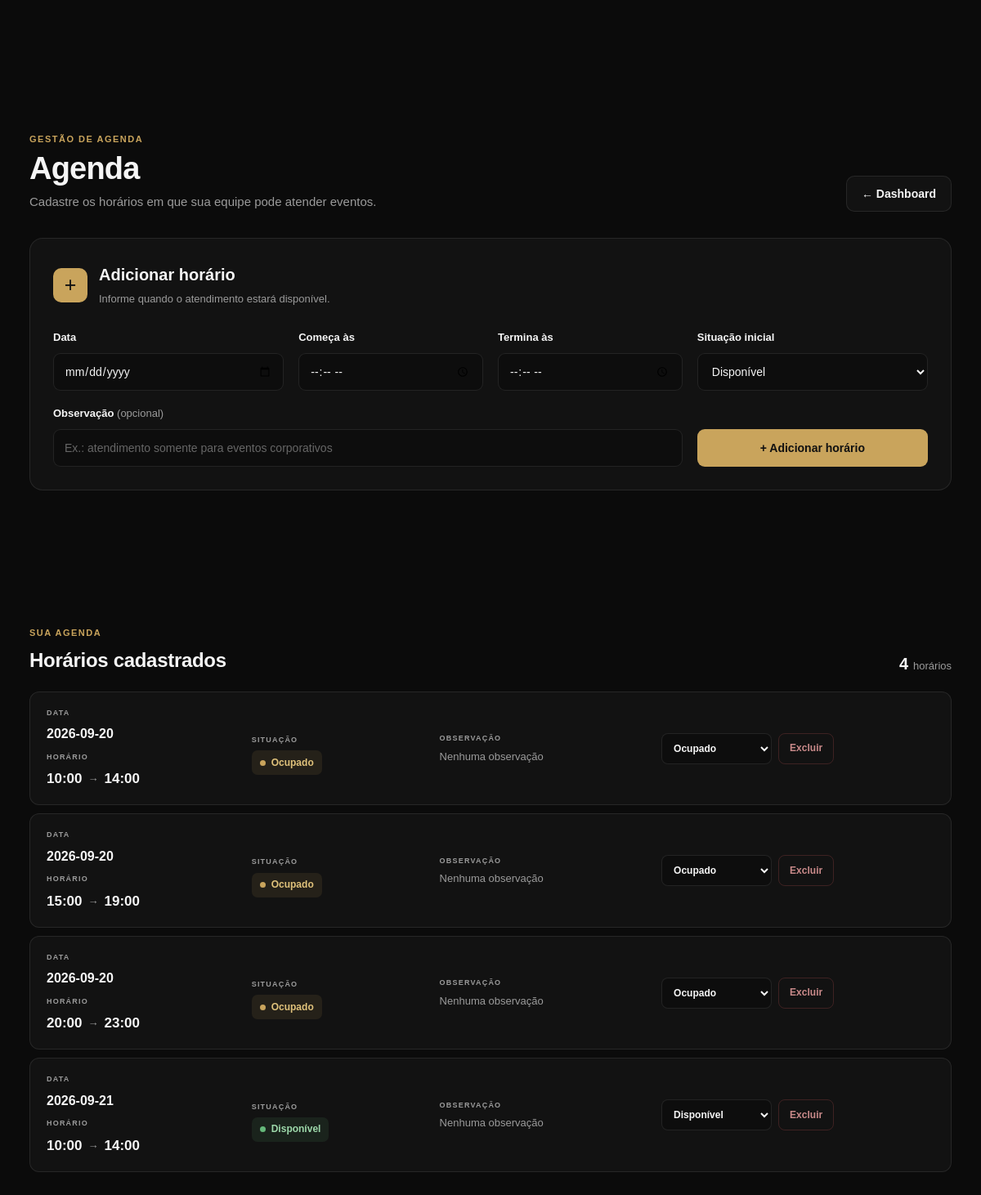
The app's page /admin/agenda/ (signed in), older data.
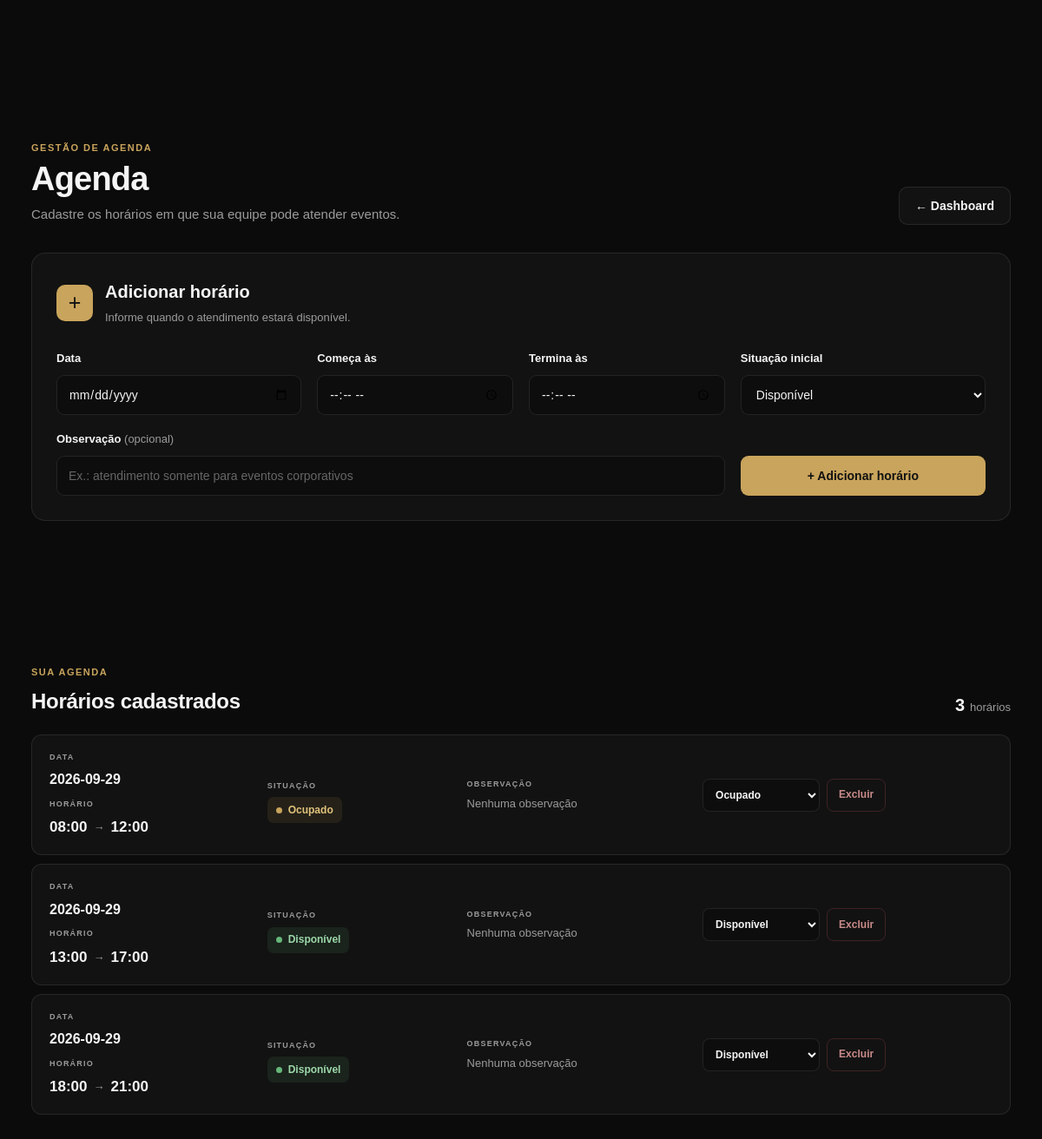
The same page, newer data.
### tables this page shows
CREATE TABLE availability (
            id INTEGER PRIMARY KEY AUTOINCREMENT,
            date TEXT NOT NULL,
            start_time TEXT NOT NULL,
            end_time TEXT NOT NULL,
            status TEXT NOT NULL DEFAULT 'AVAILABLE',
            notes TEXT,
            created_at TIMESTAMP DEFAULT CURRENT_TIMESTAMP,
            updated_at TIMESTAMP DEFAULT CURRENT_TIMESTAMP
        );

### routes/agenda.py (the view)
@agenda_bp.route("/")
@login_required
def agenda():
    connection = get_connection()
    slots = connection.execute("""
        SELECT *
        FROM availability
        WHERE status != 'DELETED'
        ORDER BY date ASC, start_time ASC
    """).fetchall()
    connection.close()
    return render_template(
        "admin/agenda.html",
        slots=slots,
        status_labels=STATUS_LABELS
    )

### auth_utils.py (called while the page is built, shortened)
def login_required(view):
    @wraps(view)
    def wrapped_view(*args, **kwargs):
        return view(*args, **kwargs)
    return wrapped_view

### database/database.py (called while the page is built)
def get_connection():
    connection = sqlite3.connect(DATABASE)
    connection.row_factory = sqlite3.Row
    return connection

### templates/admin/agenda.html (shortened to what this page needs)
{% extends "base.html" %}
{% block extra_css %}
<link rel="stylesheet" href="{{ url_for('static', filename='css/admin.css') }}">
{% endblock %}
{% block content %}
<section class="agenda-page">
    <div class="admin-container">
        <header class="agenda-header-simple">
            <div>
                <span class="agenda-eyebrow">
                    GESTÃO DE AGENDA
                </span>
                <h1>
                    Agenda
                </h1>
                <p>
                    Cadastre os horários em que sua equipe pode atender eventos.
                </p>
            </div>
            <a
                href="{{ url_for('admin.dashboard') }}"
                class="agenda-back-button"
            >
                ← Dashboard
            </a>
        </header>
        <section class="agenda-add-card">
            <div class="agenda-section-title">
                <div class="agenda-section-icon">
                    +
                </div>
                <div>
                    <h2>
                        Adicionar horário
                    </h2>
                    <p>
                        Informe quando o atendimento estará disponível.
                    </p>
                </div>
            </div>
            <form
                action="{{ url_for('agenda.add_slot') }}"
                method="POST"
                class="agenda-add-form"
            >
                <div class="agenda-field">
                    <label for="date">
                        Data
                    </label>
                    <input
                        type="date"
                        id="date"
                        name="date"
                        required
                    >
                </div>
                <div class="agenda-field">
                    <label for="start_time">
                        Começa às
                    </label>
                    <input
                        type="time"
                        id="start_time"
                        name="start_time"
                        required
                    >
                </div>
                <div class="agenda-field">
                    <label for="end_time">
                        Termina às
                    </label>
                    <input
                        type="time"
                        id="end_time"
                        name="end_time"
                        required
                    >
                </div>
                <div class="agenda-field">
                    <label for="status">
                        Situação inicial
                    </label>
                    <select
                        id="status"
                        name="status"
                    >
                        <option value="AVAILABLE">
                            Disponível
                        </option>
                    </select>
                </div>
                <div class="agenda-field agenda-field-note">
                    <label for="notes">
                        Observação
                        <span>(opcional)</span>
                    </label>
                    <input
                        type="text"
                        id="notes"
                        name="notes"
                        placeholder="Ex.: atendimento somente para eventos corporativos"
                    >
                </div>
                <button
                    type="submit"
                    class="agenda-add-button"
                >
                    + Adicionar horário
                </button>
            </form>
        </section>
        <section class="agenda-list-section">
            <div class="agenda-list-heading">
                <div>
                    <span class="agenda-eyebrow">
                        SUA AGENDA
                    </span>
                    <h2>
                        Horários cadastrados
                    </h2>
                </div>
                <div class="agenda-total">
                    <strong>
                        {{ slots|length }}
                    </strong>
                    <span>
                        {% if slots|length == 1 %}
                            horário
                        {% else %}
                            horários
                        {% endif %}
                    </span>
                </div>
            </div>
            {% if slots %}
            <div class="agenda-slots">
                {% for slot in slots %}
                <article
                    class="agenda-slot-card"
                    data-slot-id="{{ slot['id'] }}"
                >
                    <div class="agenda-slot-main">
                        <div class="agenda-slot-date">
                            <span class="agenda-slot-label">
                                DATA
                            </span>
                            <strong>
                                {{ slot["date"] }}
                            </strong>
                        </div>
                        <div class="agenda-slot-time">
                            <span class="agenda-slot-label">
                                HORÁRIO
                            </span>
                            <strong>
                                {{ slot["start_time"] }}
                                <span>→</span>
                                {{ slot["end_time"] }}
                            </strong>
                        </div>
                    </div>
                    <div class="agenda-slot-status">
                        <span class="agenda-slot-label">
                            SITUAÇÃO
                        </span>
                        {% if slot["status"] == "AVAILABLE" %}
                        <span class="agenda-status-badge available">
                            <span class="agenda-status-dot"></span>
                            Disponível
                        </span>
                        {% elif slot["status"] == "BOOKED" %}
                        <span class="agenda-status-badge booked">
                            <span class="agenda-status-dot"></span>
                            Ocupado
                        </span>
                        {% elif slot["status"] == "BLOCKED" %}
                        <span class="agenda-status-badge blocked">
                            <span class="agenda-status-dot"></span>
                            Bloqueado
                        </span>
                        {% elif slot["status"] == "DELETED" %}
                        <span class="agenda-status-badge deleted">
                            <span class="agenda-status-dot"></span>
                            Excluído
                        </span>
                        {% endif %}
                    </div>
                    <div class="agenda-slot-note">
                        <span class="agenda-slot-label">
                            OBSERVAÇÃO
                        </span>
                        <p>
                            {% if slot["notes"] %}
                                {{ slot["notes"] }}
                            {% else %}
                                Nenhuma observação
                            {% endif %}
                        </p>
                    </div>
                    <div class="agenda-slot-actions">
                        <form
                            method="POST"
                            action="{{ url_for(
                                'agenda.update_status',
                                slot_id=slot['id']
                            ) }}"
                            class="agenda-status-form"
                            data-slot-id="{{ slot['id'] }}"
                            data-current-status="{{ slot['status'] }}"
                        >
                            <select
                                id="status-{{ slot['id'] }}"
                                name="status"
                                class="agenda-status-select"
                            >
                                <option
                                    value="AVAILABLE"
                                    {% if slot["status"] == "AVAILABLE" %}
                                        selected
                                    {% endif %}
                                >
                                    Disponível
                                </option>
                                <option
                                    value="BOOKED"
                                    {% if slot["status"] == "BOOKED" %}
                                        selected
                                    {% endif %}
                                >
                                    Ocupado
                                </option>
                            </select>
                        </form>
                        <form
                            method="POST"
                            action="{{ url_for(
                                'agenda.delete_slot',
                                slot_id=slot['id']
                            ) }}"
                            class="agenda-delete-form"
                            data-slot-id="{{ slot['id'] }}"
                        >
                            <button
                                type="submit"
                                class="agenda-delete-button"
                            >
                                Excluir
                            </button>
                        </form>
                    </div>
                </article>
                {% endfor %}
            </div>
            {% endif %}
        </section>
    </div>
</section>
{% endblock %}

### templates/base.html (shortened to what this page needs)
<!DOCTYPE html>
<html lang="pt-BR">
<head>
    <link
        rel="stylesheet"
        href="{{ url_for('static', filename='css/style.css') }}"
    >
 <link
        rel="stylesheet"
        href="{{ url_for('static', filename='css/admin.css') }}"
    >
    {% block extra_css %}{% endblock %}
</head>
<body>
    {% block content %}{% endblock %}
</body>
</html>

### static/css/style.css (style rules this page uses)
:root { --black: #050505; --black-soft: #0a0a0a; --black-card: #11100e; --gold: #c99645; --gold-light: #e8bd72; --gold-bright: #f2cb83; --white: #f5f3ef; --text: #d5d2cc; --text-muted: #96928b; --border: rgba(201, 150, 69, 0.28); --max-width: 1200px; }
* { margin: 0; padding: 0; box-sizing: border-box; }
html { scroll-behavior: smooth; }
body { font-family: "DM Sans", sans-serif; background: var(--black); color: var(--white); line-height: 1.6; overflow-x: hidden; }
a { color: inherit; text-decoration: none; }
button { font-family: inherit; }
section { position: relative; padding: 120px 0; }
.admin-container { width: min(92%, 1200px); margin: 0 auto; }

Row changes from the older to the newer data that the page shows:
no longer on this page (row edited): availability: date "2026-09-20", start_time "10:00", end_time "14:00", shows "Ocupado", notes "Nenhuma observação", status "Ocupado"
no longer on this page (row edited): availability: date "2026-09-20", start_time "15:00", end_time "19:00", shows "Ocupado", notes "Nenhuma observação", status "Ocupado"
no longer on this page (row edited): availability: date "2026-09-20", start_time "20:00", end_time "23:00", shows "Ocupado", notes "Nenhuma observação", status "Ocupado"
no longer on this page (row edited): availability: date "2026-09-21", start_time "10:00", end_time "14:00", shows "Disponível", notes "Nenhuma observação", status "Disponível"
added availability: date "2026-09-29", start_time "08:00", end_time "12:00", shows "Ocupado", notes "Nenhuma observação", status "Ocupado"
added availability: date "2026-09-29", start_time "13:00", end_time "17:00", shows "Disponível", notes "Nenhuma observação", status "Disponível"
added availability: date "2026-09-29", start_time "18:00", end_time "21:00", shows "Disponível", notes "Nenhuma observação", status "Disponível"
Text that changed along with them:
{{ slots|length }}: "4" → "3"
